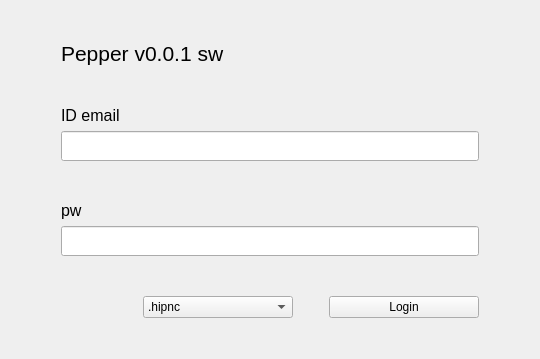
<?xml version="1.0" encoding="UTF-8"?>
<ui version="4.0">
 <class>Form</class>
 <widget class="QWidget" name="Form">
  <property name="geometry">
   <rect>
    <x>0</x>
    <y>0</y>
    <width>540</width>
    <height>359</height>
   </rect>
  </property>
  <property name="windowTitle">
   <string>Form</string>
  </property>
  <layout class="QGridLayout" name="gridLayout">
   <item row="1" column="0">
    <layout class="QVBoxLayout" name="verticalLayout">
     <property name="leftMargin">
      <number>50</number>
     </property>
     <property name="topMargin">
      <number>30</number>
     </property>
     <property name="rightMargin">
      <number>50</number>
     </property>
     <property name="bottomMargin">
      <number>30</number>
     </property>
     <item>
      <widget class="QLabel" name="label">
       <property name="font">
        <font>
         <pointsize>16</pointsize>
         <weight>50</weight>
         <bold>false</bold>
        </font>
       </property>
       <property name="text">
        <string>Pepper v0.0.1 sw</string>
       </property>
      </widget>
     </item>
     <item>
      <spacer name="verticalSpacer_2">
       <property name="orientation">
        <enum>Qt::Vertical</enum>
       </property>
       <property name="sizeHint" stdset="0">
        <size>
         <width>20</width>
         <height>40</height>
        </size>
       </property>
      </spacer>
     </item>
     <item>
      <widget class="QLabel" name="label_2">
       <property name="font">
        <font>
         <pointsize>12</pointsize>
        </font>
       </property>
       <property name="text">
        <string>ID email</string>
       </property>
      </widget>
     </item>
     <item>
      <widget class="QLineEdit" name="input_id">
       <property name="sizePolicy">
        <sizepolicy hsizetype="Expanding" vsizetype="Fixed">
         <horstretch>0</horstretch>
         <verstretch>0</verstretch>
        </sizepolicy>
       </property>
       <property name="minimumSize">
        <size>
         <width>0</width>
         <height>30</height>
        </size>
       </property>
      </widget>
     </item>
     <item>
      <spacer name="verticalSpacer">
       <property name="orientation">
        <enum>Qt::Vertical</enum>
       </property>
       <property name="sizeHint" stdset="0">
        <size>
         <width>20</width>
         <height>40</height>
        </size>
       </property>
      </spacer>
     </item>
     <item>
      <widget class="QLabel" name="label_3">
       <property name="font">
        <font>
         <pointsize>12</pointsize>
        </font>
       </property>
       <property name="text">
        <string>pw</string>
       </property>
      </widget>
     </item>
     <item>
      <widget class="QLineEdit" name="input_pw">
       <property name="minimumSize">
        <size>
         <width>0</width>
         <height>30</height>
        </size>
       </property>
       <property name="echoMode">
        <enum>QLineEdit::PasswordEchoOnEdit</enum>
       </property>
      </widget>
     </item>
     <item>
      <spacer name="verticalSpacer_3">
       <property name="orientation">
        <enum>Qt::Vertical</enum>
       </property>
       <property name="sizeHint" stdset="0">
        <size>
         <width>20</width>
         <height>40</height>
        </size>
       </property>
      </spacer>
     </item>
     <item>
      <layout class="QHBoxLayout" name="horizontalLayout">
       <item>
        <spacer name="horizontalSpacer">
         <property name="orientation">
          <enum>Qt::Horizontal</enum>
         </property>
         <property name="sizeHint" stdset="0">
          <size>
           <width>40</width>
           <height>20</height>
          </size>
         </property>
        </spacer>
       </item>
       <item>
        <widget class="QComboBox" name="hipbox">
         <property name="minimumSize">
          <size>
           <width>150</width>
           <height>0</height>
          </size>
         </property>
         <item>
          <property name="text">
           <string>.hipnc</string>
          </property>
         </item>
         <item>
          <property name="text">
           <string>.hip</string>
          </property>
         </item>
         <item>
          <property name="text">
           <string>.hiplc</string>
          </property>
         </item>
        </widget>
       </item>
       <item>
        <spacer name="horizontalSpacer_2">
         <property name="orientation">
          <enum>Qt::Horizontal</enum>
         </property>
         <property name="sizeType">
          <enum>QSizePolicy::Fixed</enum>
         </property>
         <property name="sizeHint" stdset="0">
          <size>
           <width>30</width>
           <height>20</height>
          </size>
         </property>
        </spacer>
       </item>
       <item>
        <widget class="QPushButton" name="login_btn">
         <property name="minimumSize">
          <size>
           <width>150</width>
           <height>0</height>
          </size>
         </property>
         <property name="text">
          <string>Login</string>
         </property>
        </widget>
       </item>
      </layout>
     </item>
    </layout>
   </item>
  </layout>
 </widget>
 <resources/>
 <connections/>
</ui>
